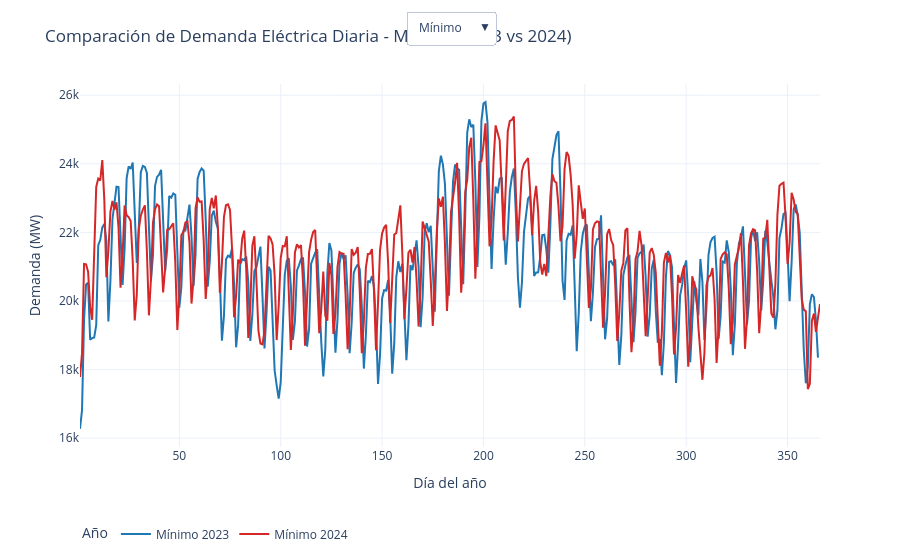

Notebook code for this chart:
### Code cell
import plotly.graph_objects as go
import pandas as pd


# Filtra solo los años que quieras comparar
years_to_compare = [2023, 2024]
df_compare = df_demanda[df_demanda["year"].isin(years_to_compare)].copy()
df_compare["day_of_year"] = df_compare["datetime"].dt.dayofyear

# Agrupamos por año y día del año, y calculamos las métricas
stats = df_compare.groupby(["year", "day_of_year"])["value"].agg(["mean", "median", "max", "min"]).reset_index()

metricas = ["mean", "median", "max", "min"]
nombres = {"mean": "Media", "median": "Mediana", "max": "Máximo", "min": "Mínimo"}

# Creamos la figura de Plotly
fig = go.Figure()

# Añadimos una línea por cada año y métrica (solo 'mean' visible inicialmente)
for metrica in metricas:
    for year in years_to_compare:
        datos = stats[stats["year"] == year]
        visible = True if metrica == "mean" else False

        fig.add_trace(go.Scatter(
            x=datos["day_of_year"],
            y=datos[metrica],
            mode="lines",
            name=f"{nombres[metrica]} {year}",
            line=dict(
                color="#1f77b4" if year == 2023 else "#d62728",  # Azul y rojo
                dash="solid",  # Ambas líneas continuas
                width=2
            ),
            visible=visible
        ))

# Creamos los botones del dropdown
botones = []
for i, metrica in enumerate(metricas):
    visibilidad = [False] * len(metricas) * len(years_to_compare)
    visibilidad[i * 2] = True     # Año 1
    visibilidad[i * 2 + 1] = True # Año 2

    botones.append(dict(
        label=nombres[metrica],
        method="update",
        args=[{"visible": visibilidad},
              {"title": f"Comparación de Demanda Eléctrica Diaria - {nombres[metrica]} (2023 vs 2024)"}]
    ))

# Ajustes visuales
fig.update_layout(
    title="Comparación de Demanda Eléctrica Diaria - Media (2023 vs 2024)",
    xaxis_title="Día del año",
    yaxis_title="Demanda (MW)",
    updatemenus=[dict(
        active=0,
        buttons=botones,
        x=0.5,
        xanchor="center",
        y=1.2,
        yanchor="top"
    )],
    legend=dict(title="Año", orientation="h", y=-0.2),
    margin=dict(t=80),
    template="plotly_white"
)

# Mostrar gráfico
fig.show()

### Figure 1 — Plotly figure (JSON) as saved in the notebook; plotly's stock layout.template omitted (floating-point values rounded to 4 significant figures; data arrays with more than 128 entries replaced by an {"elided": "..."} marker saying what was removed)
{"data": [{"line": {"color": "#1f77b4", "dash": "solid", "width": 2}, "mode": "lines", "name": "Media 2023", "type": "scatter", "visible": false, "x": {"elided": "365 int values"}, "y": {"elided": "365 float values"}}, {"line": {"color": "#d62728", "dash": "solid", "width": 2}, "mode": "lines", "name": "Media 2024", "type": "scatter", "visible": false, "x": {"elided": "366 int values"}, "y": {"elided": "366 float values"}}, {"line": {"color": "#1f77b4", "dash": "solid", "width": 2}, "mode": "lines", "name": "Mediana 2023", "type": "scatter", "visible": false, "x": {"elided": "365 int values"}, "y": {"elided": "365 float values"}}, {"line": {"color": "#d62728", "dash": "solid", "width": 2}, "mode": "lines", "name": "Mediana 2024", "type": "scatter", "visible": false, "x": {"elided": "366 int values"}, "y": {"elided": "366 float values"}}, {"line": {"color": "#1f77b4", "dash": "solid", "width": 2}, "mode": "lines", "name": "Máximo 2023", "type": "scatter", "visible": false, "x": {"elided": "365 int values"}, "y": {"elided": "365 float values"}}, {"line": {"color": "#d62728", "dash": "solid", "width": 2}, "mode": "lines", "name": "Máximo 2024", "type": "scatter", "visible": false, "x": {"elided": "366 int values"}, "y": {"elided": "366 float values"}}, {"line": {"color": "#1f77b4", "dash": "solid", "width": 2}, "mode": "lines", "name": "Mínimo 2023", "type": "scatter", "visible": true, "x": {"elided": "365 int values"}, "y": {"elided": "365 float values"}}, {"line": {"color": "#d62728", "dash": "solid", "width": 2}, "mode": "lines", "name": "Mínimo 2024", "type": "scatter", "visible": true, "x": {"elided": "366 int values"}, "y": {"elided": "366 float values"}}], "layout": {"autosize": true, "legend": {"orientation": "h", "title": {"text": "Año"}, "x": 0, "y": -0.2}, "margin": {"t": 80}, "title": {"text": "Comparación de Demanda Eléctrica Diaria - Mínimo (2023 vs 2024)"}, "updatemenus": [{"active": 3, "buttons": [{"args": [{"visible": [true, true, false, false, false, false, false, false]}, {"title": "Comparación de Demanda Eléctrica Diaria - Media (2023 vs 2024)"}], "label": "Media", "method": "update"}, {"args": [{"visible": [false, false, true, true, false, false, false, false]}, {"title": "Comparación de Demanda Eléctrica Diaria - Mediana (2023 vs 2024)"}], "label": "Mediana", "method": "update"}, {"args": [{"visible": [false, false, false, false, true, true, false, false]}, {"title": "Comparación de Demanda Eléctrica Diaria - Máximo (2023 vs 2024)"}], "label": "Máximo", "method": "update"}, {"args": [{"visible": [false, false, false, false, false, false, true, true]}, {"title": "Comparación de Demanda Eléctrica Diaria - Mínimo (2023 vs 2024)"}], "label": "Mínimo", "method": "update"}], "x": 0.5, "xanchor": "center", "y": 1.2, "yanchor": "top"}], "xaxis": {"autorange": true, "range": [1, 366], "title": {"text": "Día del año"}, "type": "linear"}, "yaxis": {"autorange": true, "range": [15740.0, 26330.0], "title": {"text": "Demanda (MW)"}, "type": "linear"}}}
